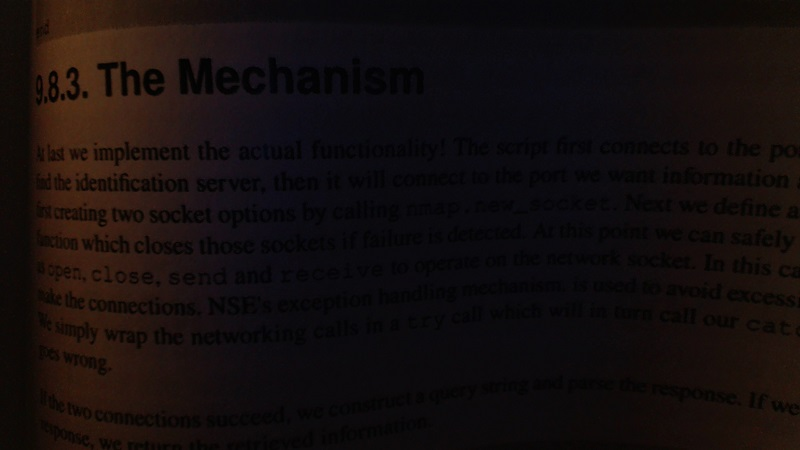
#> input picture Learning/Test_Images/bookpage.jpg, 800 x 450 px, found by its file name
$ python Adaptive_Thresholding.py
#> lines starting #> are read from the running program, lines starting #| are printed output that depends on the picture; after the words box and inside, x2 and y2 are one past the last pixel; in counts of white or black regions, pixels touching at a corner belong together
import cv2
img = cv2.imread('bookpage.jpg')
#> img is the input picture: shape (450, 800, 3); mean B, G, R 13.4, 13.6, 20.3
#blocksize =11
#constant = 2
th1 = cv2.threshold(img,10,255 , cv2.THRESH_BINARY)
#cv2.THRESH_BINARY, block_size,constant
grayimg = cv2.cvtColor(img, cv2.COLOR_BGR2GRAY)
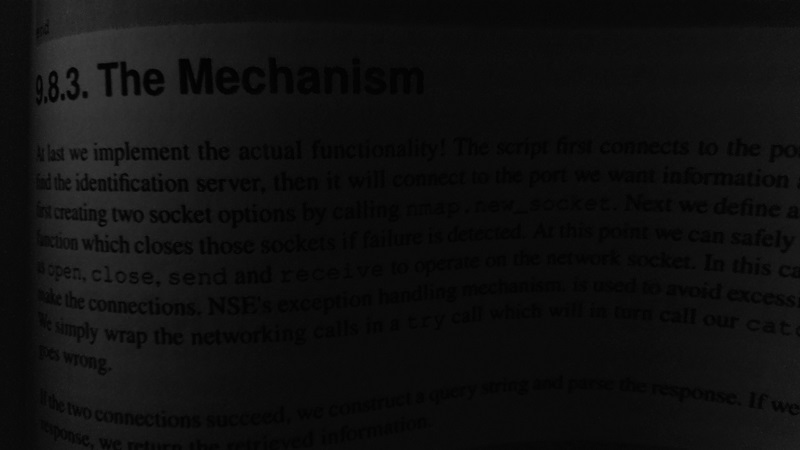
#> grayimg: shape (450, 800); min 0, max 64, mean 15.6
#th2, image = cv2.threshold(grayimg,12,255 , cv2.THRESH_BINARY)
#print(th2)
th3 = cv2.adaptiveThreshold(grayimg,255,cv2.ADAPTIVE_THRESH_GAUSSIAN_C,cv2.THRESH_BINARY,51, 3)
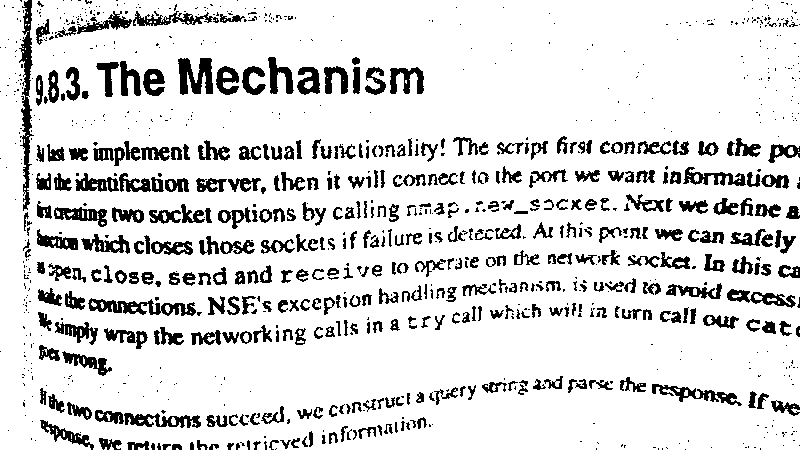
#> th3: shape (450, 800); 86.1% white; 993 black regions (588 under 20 px), largest, box (x1, y1, x2, y2) and area: (19, 0, 34, 211) 1305, (88, 298, 196, 316) 919, (178, 58, 213, 95) 854

#retval, th2 = cv2.adaptiveThreshold(grayimg,255 , cv2.ADAPTIVE_THRESH_BINARY_C)
#cv2.imshow('IMage', gaussian)
print(grayimg, th3)
#> (printed output is left out)
cv2.imshow('IMage', th3)
cv2.waitKey(0)

cap = cv2.VideoCapture(0)
while True:
    x, frame =cap.read()
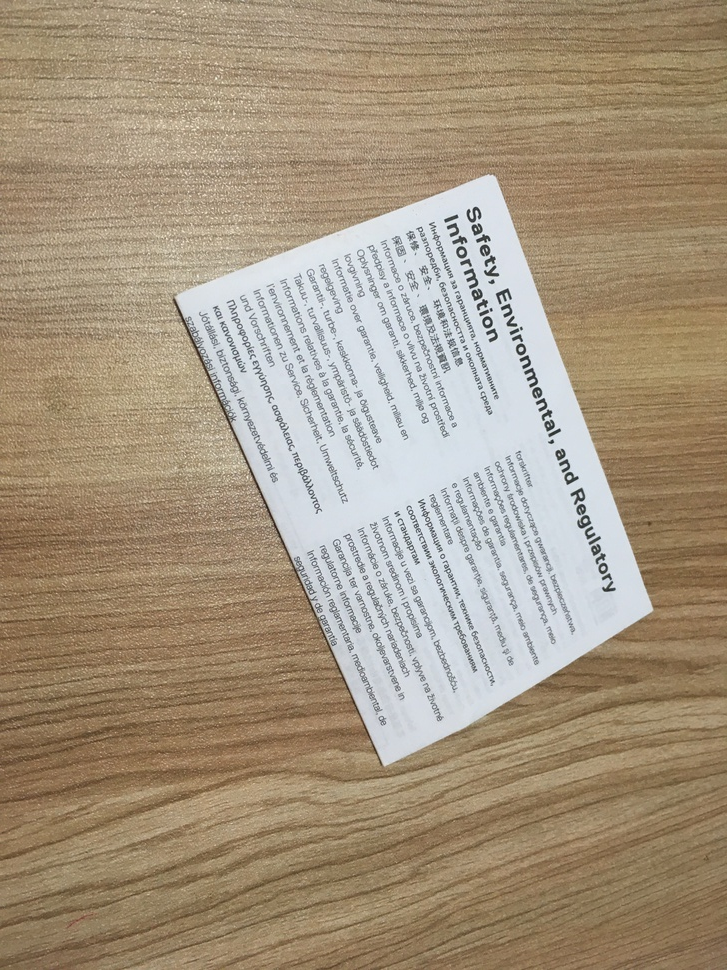
#> input picture Learning/Test_Images/BILL.jpg, 727 x 970 px, shrunk from 3024 x 4032 before the run, given in place of the camera
#> frame is the input picture: shape (970, 727, 3); mean B, G, R 127.9, 149.7, 165.3
    #gray = cv2.cvtColor(frame,cv2.COLOR_BGR2HSV)
    grayframe = cv2.cvtColor(frame, cv2.COLOR_BGR2GRAY)
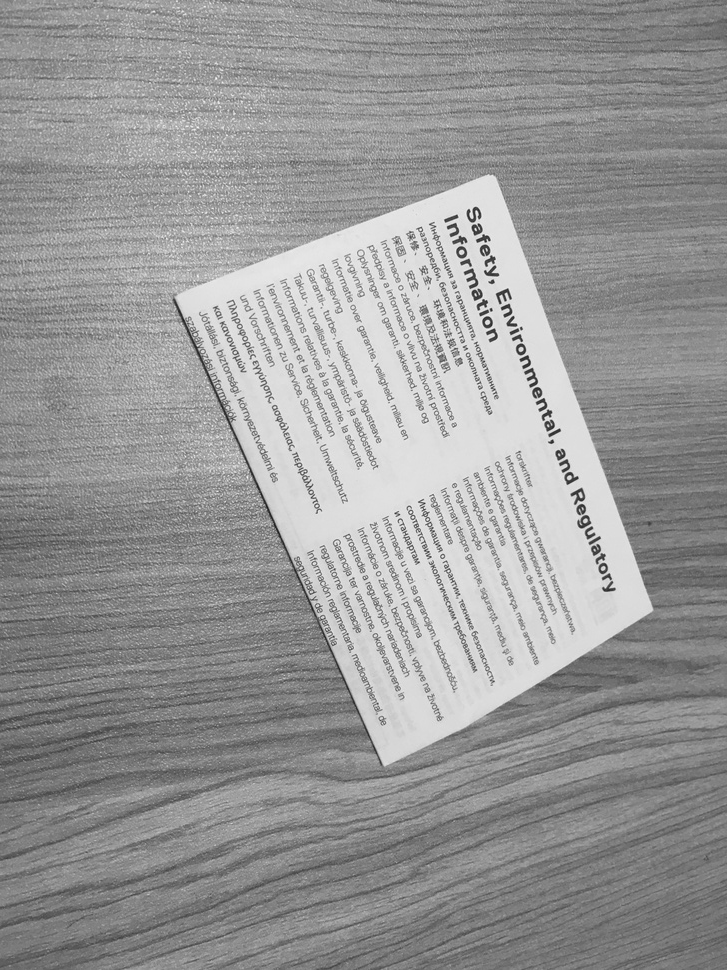
#> grayframe: shape (970, 727); min 25, max 251, mean 151.9
    #cv2.imshow('frame', grayframe)
    th4 = cv2.adaptiveThreshold(grayframe,255,cv2.ADAPTIVE_THRESH_GAUSSIAN_C,cv2.THRESH_BINARY,51, 3)
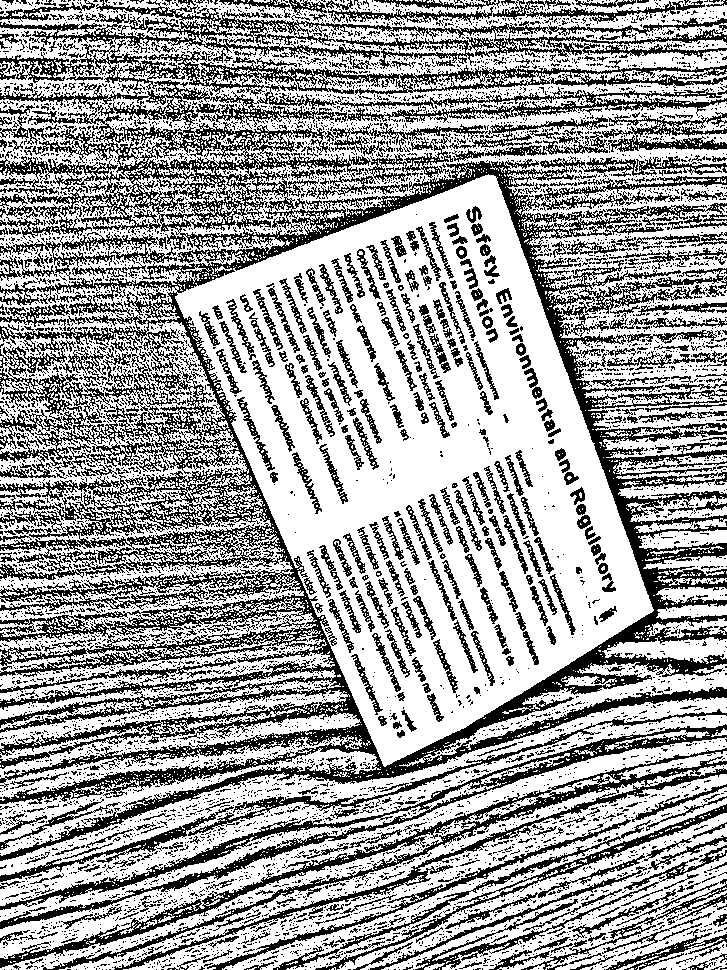
#> th4: shape (970, 727); 63% white; black in thin lines or dots
    cv2.imshow('frame ',th4 )

    if cv2.waitKey(1) & 0xFF == ord('q'): #exit
#> (key q is pressed here)
        break

cap.release()
